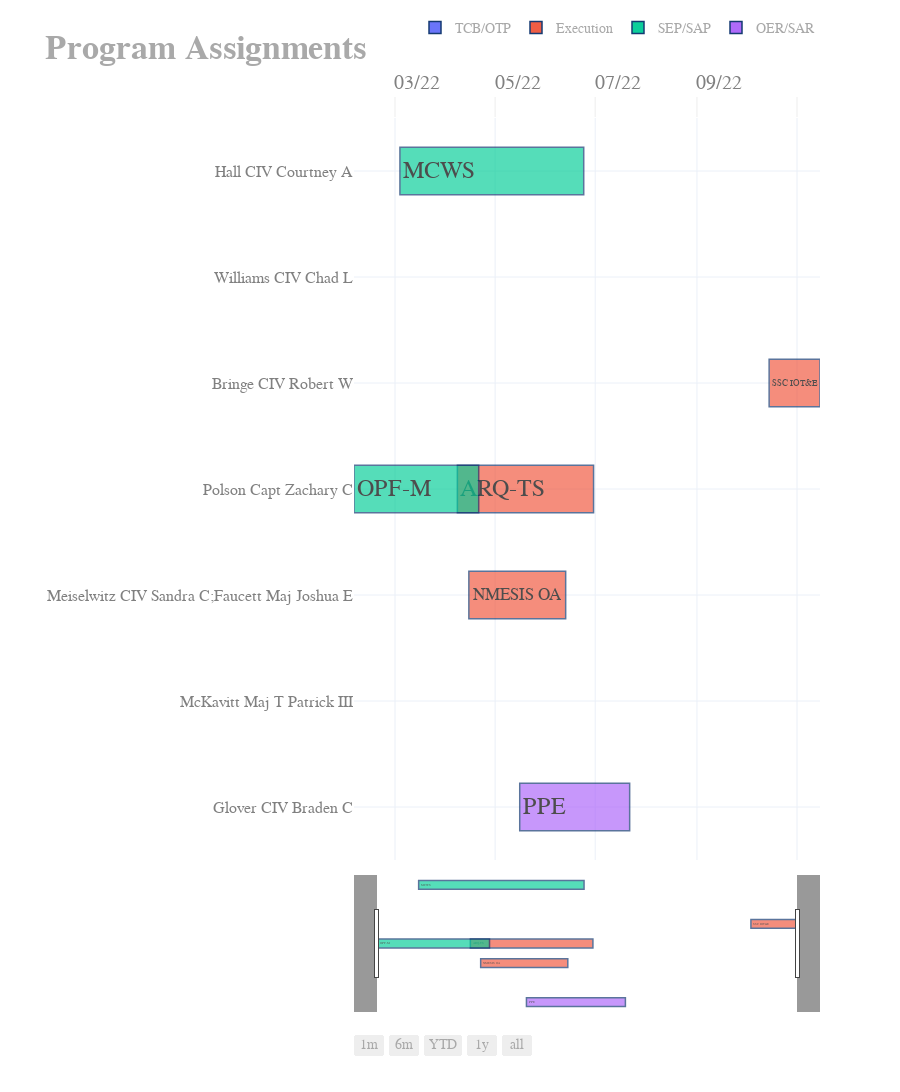

The code cell stored with this chart in its notebook:
### Code cell
fig.update_layout(
    bargap=0.5
    ,bargroupgap=0.1
    ,xaxis_range=[df.Start.min(), df.Due.max()]
    ,xaxis = dict(
        showgrid=True
        ,rangeslider_visible=True
        ,side ="top"
        ,tickmode = 'array'
        ,dtick="M1"
        ,tickformat="%m/%y \n"
        ,ticklabelmode="period"        
        ,ticks="outside"
        ,tickson="boundaries"
        ,tickwidth=.1
        ,layer='below traces'
        ,ticklen=20
        ,tickfont=dict(
            family='Old Standard TT, serif',size=20,color='gray')
        ,rangeselector=dict(
            buttons=list([
                dict(count=1, label="1m", step="month", stepmode="backward"),
                dict(count=6, label="6m", step="month", stepmode="backward"),
                dict(count=1, label="YTD", step="year", stepmode="todate"),
                dict(count=1, label="1y", step="year", stepmode="backward"),
                dict(step="all")
            ])
            ,x=.37
            ,y=-.05
            ,font=dict(
                family="Arial",
                size=14,
                color="darkgray"
    )))
    
    ,yaxis = dict(
        title= ""
        ,autorange="reversed"
        ,automargin=True
#         ,anchor="free"
        ,ticklen=10
        ,showgrid=True
        ,showticklabels=True
        ,tickfont=dict(
            family='Old Standard TT, serif', size=16, color='gray'))
    
    ,legend=dict(
        orientation="h"
        ,yanchor="bottom"
        ,y=1.1
        ,title=""
        ,xanchor="right"
        ,x=1
        ,font=dict(
            family="Arial"
            ,size=14
            ,color="darkgray"))
)

### Figure 1 — Plotly figure (JSON) as saved in the notebook; plotly's stock layout.template omitted (floating-point values rounded to 4 significant figures)
{"data": [{"alignmentgroup": "True", "base": [null, null], "hovertemplate": "<b>%{hovertext}</b><br><br>Bucket Name=TCB/OTP<br>Start=%{base}<br>Due=%{x}<br>Assigned To=%{y}<br>Task Name=%{text}<extra></extra>", "hovertext": ["L-MADIS", "LRF"], "insidetextanchor": "start", "legendgroup": "TCB/OTP", "marker": {"color": "#636EFA", "line": {"color": "rgb(8,48,107)", "width": 1.5}, "opacity": 0.7}, "name": "TCB/OTP", "offsetgroup": "TCB/OTP", "opacity": 0.95, "orientation": "h", "showlegend": true, "text": ["L-MADIS", "LRF"], "textposition": "inside", "type": "bar", "x": [null, null], "xaxis": "x", "y": ["Hall CIV Courtney A", "Williams CIV Chad L"], "yaxis": "y"}, {"alignmentgroup": "True", "base": ["2022-10-15T00:00:00", "2022-04-08T00:00:00", "2022-04-15T00:00:00"], "hovertemplate": "<b>%{hovertext}</b><br><br>Bucket Name=Execution<br>Start=%{base}<br>Due=%{x}<br>Assigned To=%{y}<br>Task Name=%{text}<extra></extra>", "hovertext": ["SSC IOT&E", "ARQ-TS", "NMESIS OA"], "insidetextanchor": "start", "legendgroup": "Execution", "marker": {"color": "#EF553B", "line": {"color": "rgb(8,48,107)", "width": 1.5}, "opacity": 0.7}, "name": "Execution", "offsetgroup": "Execution", "opacity": 0.95, "orientation": "h", "showlegend": true, "text": ["SSC IOT&E", "ARQ-TS", "NMESIS OA"], "textposition": "inside", "type": "bar", "x": [2678400000, 7171200000, 5097600000], "xaxis": "x", "y": ["Bringe CIV Robert W", "Polson Capt Zachary C", "Meiselwitz CIV Sandra C;Faucett Maj Joshua E"], "yaxis": "y"}, {"alignmentgroup": "True", "base": ["2022-02-04T00:00:00", "2022-03-04T00:00:00"], "hovertemplate": "<b>%{hovertext}</b><br><br>Bucket Name=SEP/SAP<br>Start=%{base}<br>Due=%{x}<br>Assigned To=%{y}<br>Task Name=%{text}<extra></extra>", "hovertext": ["OPF-M", "MCWS"], "insidetextanchor": "start", "legendgroup": "SEP/SAP", "marker": {"color": "#00CC96", "line": {"color": "rgb(8,48,107)", "width": 1.5}, "opacity": 0.7}, "name": "SEP/SAP", "offsetgroup": "SEP/SAP", "opacity": 0.95, "orientation": "h", "showlegend": true, "text": ["OPF-M", "MCWS"], "textposition": "inside", "type": "bar", "x": [6566400000, 9676800000], "xaxis": "x", "y": ["Polson Capt Zachary C", "Hall CIV Courtney A"], "yaxis": "y"}, {"alignmentgroup": "True", "base": [null, "2022-05-16T00:00:00"], "hovertemplate": "<b>%{hovertext}</b><br><br>Bucket Name=OER/SAR<br>Start=%{base}<br>Due=%{x}<br>Assigned To=%{y}<br>Task Name=%{text}<extra></extra>", "hovertext": ["RHGPK", "PPE"], "insidetextanchor": "start", "legendgroup": "OER/SAR", "marker": {"color": "#AB63FA", "line": {"color": "rgb(8,48,107)", "width": 1.5}, "opacity": 0.7}, "name": "OER/SAR", "offsetgroup": "OER/SAR", "opacity": 0.95, "orientation": "h", "showlegend": true, "text": ["RHGPK", "PPE"], "textposition": "inside", "type": "bar", "x": [null, 5788800000], "xaxis": "x", "y": ["McKavitt Maj T Patrick III", "Glover CIV Braden C"], "yaxis": "y"}], "layout": {"bargap": 0.5, "bargroupgap": 0.1, "barmode": "overlay", "font": {"color": "darkgray", "family": "Arial", "size": 24}, "height": 1200, "legend": {"font": {"color": "darkgray", "family": "Arial", "size": 14}, "orientation": "h", "title": {"text": ""}, "tracegroupgap": 0, "x": 1, "xanchor": "right", "y": 1.1, "yanchor": "bottom"}, "title": {"text": "<b>Program Assignments</b>"}, "uniformtext": {"minsize": 8}, "xaxis": {"anchor": "y", "domain": [0, 1], "dtick": "M1", "layer": "below traces", "range": ["2022-02-04T00:00:00", "2022-11-15T00:00:00"], "rangeselector": {"buttons": [{"count": 1, "label": "1m", "step": "month", "stepmode": "backward"}, {"count": 6, "label": "6m", "step": "month", "stepmode": "backward"}, {"count": 1, "label": "YTD", "step": "year", "stepmode": "todate"}, {"count": 1, "label": "1y", "step": "year", "stepmode": "backward"}, {"step": "all"}], "font": {"color": "darkgray", "family": "Arial", "size": 14}, "x": 0.37, "y": -0.05}, "rangeslider": {"visible": true}, "showgrid": true, "side": "top", "tickfont": {"color": "gray", "family": "Old Standard TT, serif", "size": 20}, "tickformat": "%m/%y \n", "ticklabelmode": "period", "ticklen": 20, "tickmode": "array", "ticks": "outside", "tickson": "boundaries", "tickwidth": 0.1, "title": {"text": ""}, "type": "date"}, "yaxis": {"anchor": "x", "automargin": true, "autorange": "reversed", "domain": [0, 1], "showgrid": true, "showticklabels": true, "tickfont": {"color": "gray", "family": "Old Standard TT, serif", "size": 16}, "ticklen": 10, "title": {"text": ""}}}}
